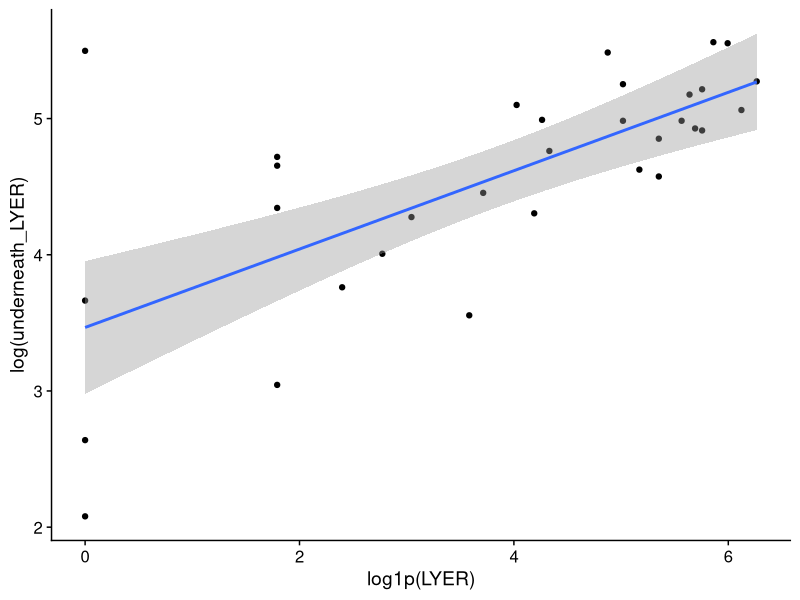
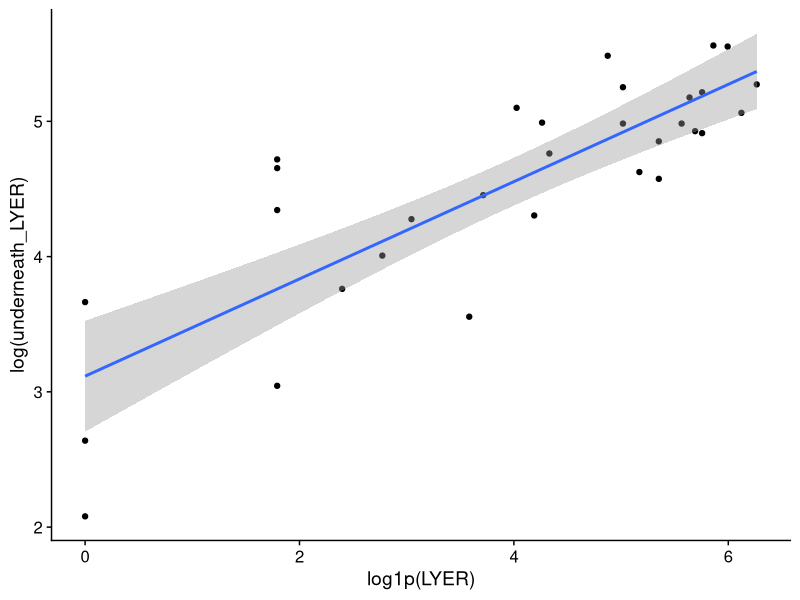
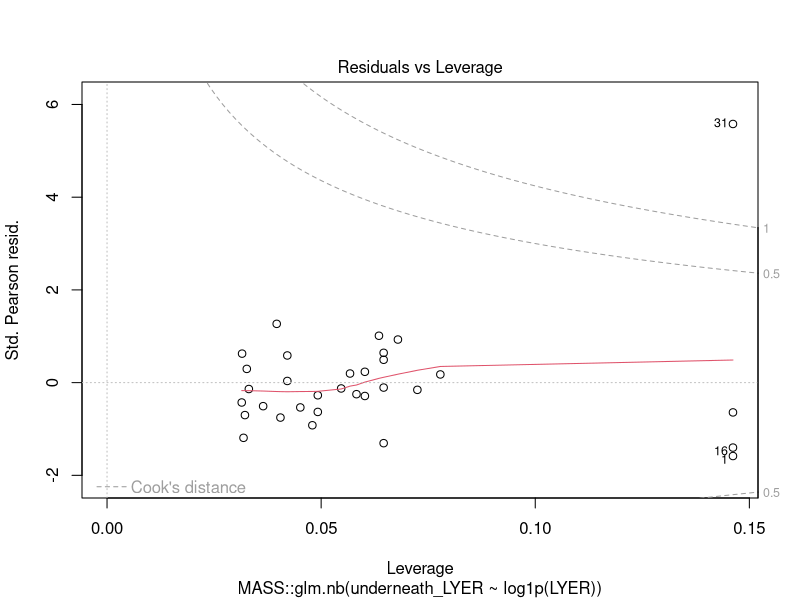
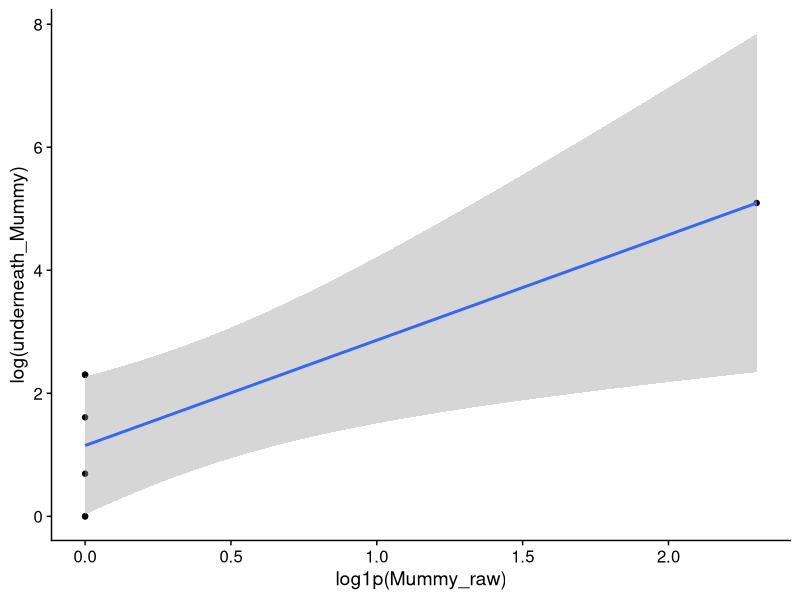
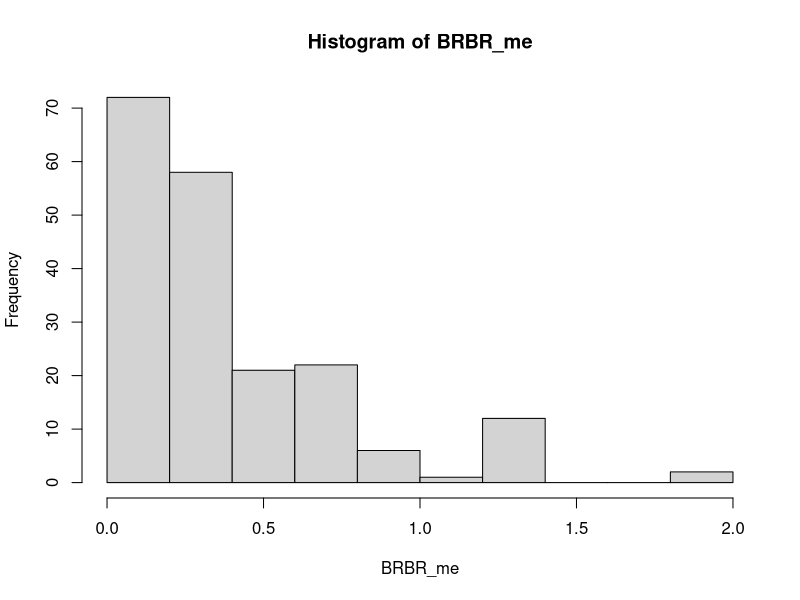
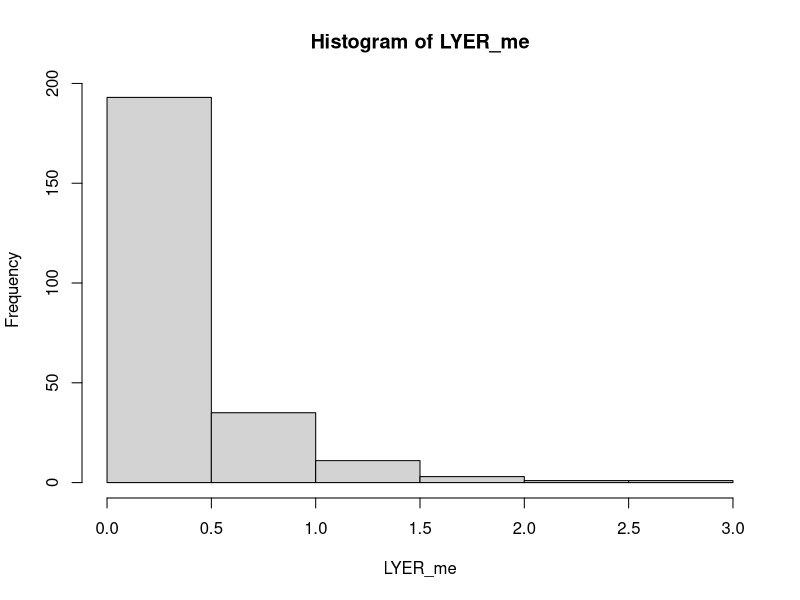
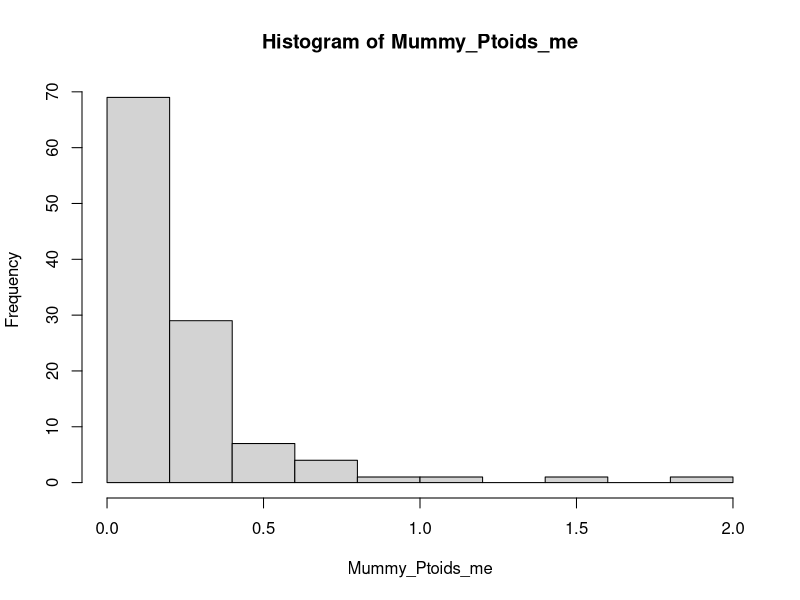

Here is the R script that generated these plots, in order:
## ---- chunk 1
# set knitr options
knitr::opts_chunk$set(autodep = TRUE, message = FALSE)

# load required libraries
library(MASS) # must be before dplyr
library(tidyverse)
library(cowplot)
library(knitr)

# set ggplot  theme
theme_set(theme_cowplot())
## ---- chunk 2
original_df <- read_csv("data/InsectAbundanceSurvival.csv")
## ---- chunk 3
# only retain cages where LYER or Parasitoids survived
# no surviving BRBR, so we can't estimate this
LYER_df_17 <- filter(original_df, Week == "17") %>% filter(LYER_Survival == 1) %>% dplyr::select(Cage, LYER)
Mummy_df_17 <- filter(original_df, Week == "17") %>% filter(Mummy_Ptoids_Survival == 1) %>% dplyr::select(Cage, Mummy_raw)

# underneath leaf counts, only available for last week of experiment
underneath_df <- read_csv("data/insect_abundance_data_2018-09-26_underneathleaf.csv") # counted to individual resolution

# merge with original data
LYER_df_17 <- left_join(LYER_df_17, dplyr::select(underneath_df, Cage, underneath_LYER = LYER))
Mummy_df_17 <- left_join(Mummy_df_17, dplyr::select(underneath_df, Cage, underneath_Mummy = Mummy))
## ---- chunk 4
## exploratory plots ----

# all data
x11(); ggplot(LYER_df_17, aes(x = log1p(LYER), y = log(underneath_LYER))) +
  geom_point() + geom_smooth(method = "lm") 

# remove outlier
x11(); ggplot(LYER_df_17[-31,], aes(x = log1p(LYER), y = log(underneath_LYER))) +
  geom_point() + geom_smooth(method = "lm")

## GLM ----

# I dropped the outlier because I truly think it was an unusual data point and would bias our other estimates.
plot(MASS::glm.nb(underneath_LYER ~ log1p(LYER), LYER_df_17), which = 5)
summary(glm(underneath_LYER ~ log1p(LYER), LYER_df_17[-31,], family = poisson)) # residual deviance suggests a lot of overdispersion, so I'm going to use a negative binomial model
LYER_underneath_glm.nb <- MASS::glm.nb(underneath_LYER ~ log1p(LYER), LYER_df_17[-31,]) 
summary(LYER_underneath_glm.nb)

LYER_correction_glm.nb <- function(x) round(predict(LYER_underneath_glm.nb, newdata = data.frame(LYER = x), type = "response"), 0)
# will add between 30 and 286 individual LYER to LYER_t
LYER_correction_glm.nb(c(0,max(original_df$LYER, na.rm = T)))
## ---- chunk 5
## exploratory plot ----
x11(); ggplot(Mummy_df_17, aes(x = log1p(Mummy_raw), y = log(underneath_Mummy))) +
  geom_point() + geom_smooth(method = "lm")
# the predicted increase is based on 1 data point
summary(Mummy_outlier_glm.nb <- MASS::glm.nb(underneath_Mummy ~ log1p(Mummy_raw), Mummy_df_17))
# hmmm, this model predicts that there could be as many as 43,291 mummies underneath the leaves, which is insane
round(predict(Mummy_outlier_glm.nb, newdata = data.frame(Mummy_raw = c(0, max(original_df$Mummy_raw, na.rm = T))), type = "response"),0)
# I think the baseline value, for which we have 5 data points is reasonable
# but for the increase, I'm going to use the slope of LYER, which seems reasonable given that this was the primary
# consumer-resource relationship and LYER was often found underneath the leaves compared to BRBR

summary(Mummy_underneath_glm.nb <- MASS::glm.nb(underneath_Mummy ~ 1, filter(Mummy_df_17, Mummy_raw == 0)))
round(exp(coef(Mummy_underneath_glm.nb)["(Intercept)"]),0) # predicts 5 underneath leaves if there was a zero above rosette count

Mummy_correction_glm.nb <- function(x) round(exp(coef(Mummy_underneath_glm.nb)["(Intercept)"] + coef(LYER_underneath_glm.nb)["log1p(LYER)"]*log1p(x)),0)
Mummy_correction_glm.nb(c(0,max(original_df$Mummy_raw, na.rm = T))) # now that's more reasonable
## ---- chunk 6
# identify cage-week combinations with repeated measurements
rep_df <- original_df %>% 
  distinct(Cage, Week, Counter) %>%
  group_by(Cage, Week) %>%
  summarise(n = n()) %>%
  filter(n > 1)
## ---- chunk 7
# make BRBR measurement error (me) df
BRBR_me_df <- left_join(rep_df, dplyr::select(original_df, Cage, Week, Counter, BRBR, BRBR_Survival)) %>% 
  drop_na() %>% 
  filter(BRBR_Survival == 1) %>%
  spread(key = Counter, value = BRBR) %>%
  mutate(log1p_DTV = log1p(DTV),
         log1p_MAB = log1p(MAB)) %>%
  ungroup()
BRBR_me <- apply(select(BRBR_me_df, log1p_DTV, log1p_MAB), MARGIN = 1, FUN = sd)
hist(BRBR_me)
median(BRBR_me, na.rm = T)
## ---- chunk 8
# make LYER measurement error (me) df
LYER_me_df <- left_join(rep_df, dplyr::select(original_df, Cage, Week, Counter, LYER, LYER_Survival)) %>% 
  drop_na() %>% 
  filter(LYER_Survival == 1) %>%
  spread(key = Counter, value = LYER) %>%
  mutate(log1p_DTV = log1p(DTV),
         log1p_MAB = log1p(MAB),
         abs.diff_log1p = log1p_DTV - log1p_MAB,
         mean.diff_log1p = log1p_DTV - (log1p_DTV+log1p_MAB)/2) %>%
  ungroup()
LYER_me <- apply(select(LYER_me_df, log1p_DTV, log1p_MAB), MARGIN = 1, FUN = sd)
hist(LYER_me)
median(LYER_me, na.rm = T)
## ---- chunk 9
# make Mummy_Ptoids measurement error (me) df
Mummy_Ptoids_me_df <- left_join(rep_df, dplyr::select(original_df, Cage, Week, Counter, Mummy_Ptoids, Mummy_Ptoids_Survival)) %>% 
  drop_na() %>% 
  filter(Mummy_Ptoids_Survival == 1) %>%
  spread(key = Counter, value = Mummy_Ptoids) %>%
  mutate(log1p_DTV = log1p(DTV),
         log1p_MAB = log1p(MAB)) %>%
  ungroup()
Mummy_Ptoids_me <- apply(select(Mummy_Ptoids_me_df, log1p_DTV, log1p_MAB), MARGIN = 1, FUN = sd)
hist(Mummy_Ptoids_me)
median(Mummy_Ptoids_me, na.rm = T)
## ---- chunk 10
# useful function
mean_integer <- function(x) as.integer(mean(x, na.rm=T)) # remove NA, otherwise, the count will be set to zero if only 1 counter counted.
## ---- chunk 11
# make timeseries dataset
timeseries_df <- original_df %>%
  select(Cage, Week, temp = Temperature, rich = Richness, com = Composition, Col, gsm1, AOP2, AOP2.gsoh, BRBR_Survival, LYER_Survival, Mummy_Ptoids_Survival, BRBR_t = BRBR, LYER_t = LYER, Ptoid_t = Mummy_Ptoids, Mummy_t_raw = Mummy_raw) %>%
  # applying adjustments before averaging across counters
  mutate(LYER_t_adj = ifelse(LYER_Survival == 0 | is.na(LYER_Survival) == T, 1,   # replace extinction zeros with value of 1
                             ifelse(LYER_Survival == 1, LYER_t + LYER_correction_glm.nb(LYER_t), LYER_t)), # add adjusted values
         # Ptoid should always be zero for Week 1 and 2, as they were added after sampling aphids in week 2. But we set them to 1 for extrapolating predictions
         Ptoid_t_adj = ifelse(Mummy_Ptoids_Survival == 0 | is.na(Mummy_Ptoids_Survival) == T, 1,   # replace extinction zeros with value of 1
                              ifelse(Mummy_Ptoids_Survival == 1, Ptoid_t + Mummy_correction_glm.nb(Mummy_t_raw), Ptoid_t))) %>% # add adjusted values
  # apply adjustments for log-log analysis, using minimum count resolutions
  # note that we NEVER used extinct species in fitting the multivariate model, only for extrapolating predictions from multivariate model to extant species
  mutate(BRBR_t = ifelse(BRBR_Survival == 0 | is.na(BRBR_Survival) == T, 1,  # replace extinction zeros with value of 1
                         ifelse(BRBR_t == 0 & BRBR_Survival == 1 & Week < 2, 1,   # replaced undetected zeros before week 2 with value of 1
                                ifelse(BRBR_t == 0 & BRBR_Survival == 1 & Week > 1, 5, BRBR_t))), # replace undetected zeros with value of 5
         LYER_t = ifelse(LYER_Survival == 0 | is.na(LYER_Survival) == T, 1,   # replace extinction zeros with value of 1
                         ifelse(LYER_t == 0 & LYER_Survival == 1 & Week < 2, 1,     # replaced undetected zeros before week 2 with value of 1
                                ifelse(LYER_t == 0 & LYER_Survival == 1 & Week > 1, 5, LYER_t))), # replaced undetected zeros after week 1 with value of 5
         Ptoid_t = ifelse(Mummy_Ptoids_Survival == 0 | is.na(Mummy_Ptoids_Survival) == T, 1,   # replace extinction zeros with value of 1
                          ifelse(Ptoid_t == 0 & Mummy_Ptoids_Survival == 1, 1, Ptoid_t))) %>%     # replaced undetected zeros with value of 1
  group_by(Cage, Week, temp, rich, com, Col, gsm1, AOP2, AOP2.gsoh) %>%
  # average across counters
  summarise_all(~ mean_integer(.)) %>% # funs(mean_integer)
  ungroup()

# initial additions of aphids (4 individuals)
init_timeseries_df <- timeseries_df %>%
  distinct(Cage, temp, rich, com, Col, gsm1, AOP2, AOP2.gsoh) %>%
  # set Ptoid values to 1 for extrapolating predictions
  mutate(Week = 0, BRBR_Survival = 1, LYER_Survival = 1, Mummy_Ptoids_Survival = NA, 
         BRBR_t = 4, LYER_t = 4, Ptoid_t = 1, Mummy_t_raw = NA, # set Mummy_t to be consistent with its raw classification in the data
         LYER_t_adj = 4, Ptoid_t_adj = 1)
init_timeseries_df 

# create lagged (t-1) and leading variable at time t+1
timeseries_df <- bind_rows(init_timeseries_df, timeseries_df) %>%
  arrange(Cage, Week) %>%
  group_by(Cage) %>%
  # leading
  mutate(BRBR_Survival_t1 = lead(BRBR_Survival, n = 1, order_by = Week),
         BRBR_t1 = lead(BRBR_t, n = 1, order_by = Week),
         LYER_Survival_t1 = lead(LYER_Survival, n = 1, order_by = Week),
         LYER_t1 = lead(LYER_t, n = 1, order_by = Week),
         LYER_t1_adj = lead(LYER_t_adj, n = 1, order_by = Week),
         Mummy_Ptoids_Survival_t1 = lead(Mummy_Ptoids_Survival, n = 1, order_by = Week),
         Ptoid_t1 = lead(Ptoid_t, n = 1, order_by = Week),
         Ptoid_t1_adj = lead(Ptoid_t_adj, n = 1, order_by = Week)) %>%
  # lagged. set default = 1 to include in extrapolations for log analysis
  mutate(BRBR_t0 = lag(BRBR_t, n = 1, order_by = Week, default = 1),
         LYER_t0 = lag(LYER_t, n = 1, order_by = Week, default = 1),
         #LYER_t0_adj = lag(LYER_t_adj, n = 1, order_by = Week),
         Ptoid_t0 = lag(Ptoid_t, n = 1, order_by = Week, default = 1))#,
         #Ptoid_t0_adj = lag(Ptoid_t_adj, n = 1, order_by = Week))

# add two parasitoid females to experiment after counts on week 2 and 3
timeseries_df$Ptoid_t[which(timeseries_df$Week == 2)] <- 2
timeseries_df$Ptoid_t[which(timeseries_df$Week == 3)] <- timeseries_df$Ptoid_t[which(timeseries_df$Week == 3)] + 2
# repeat for adjusted
timeseries_df$Ptoid_t_adj[which(timeseries_df$Week == 2)] <- 2
timeseries_df$Ptoid_t_adj[which(timeseries_df$Week == 3)] <- timeseries_df$Ptoid_t_adj[which(timeseries_df$Week == 3)] + 2
# and for lagged values
timeseries_df$Ptoid_t0[which(timeseries_df$Week == 2)] <- 1 # actual zero, but setting to 1 for log() analysis later.
timeseries_df$Ptoid_t0[which(timeseries_df$Week == 3)] <- 2 # 2 parasitoids added in previous week
timeseries_df$Ptoid_t0[which(timeseries_df$Week == 4)] <- timeseries_df$Ptoid_t0[which(timeseries_df$Week == 4)] + 2 # adding 2 parasitoids to count from previous week (often zero)
# and for lagged adjusted values
#timeseries_df$Ptoid_t0_adj[which(timeseries_df$Week == 2)] <- 0 # maintaing at zero, because it is, will adjust by adding 1 for log() analysis later
#timeseries_df$Ptoid_t0_adj[which(timeseries_df$Week == 3)] <- 2 # 2 parasitoids added in previous week
#timeseries_df$Ptoid_t0_adj[which(timeseries_df$Week == 4)] <- timeseries_df$Ptoid_t0_adj[which(timeseries_df$Week == 4)] + 2 # adding 2 parasitoids to count from previous week (often zero)
# before we were ignoring the initial increase of parasitoids from week 2 to week 3, since they are at zeros in the dataset, although I added 2 individuals after week 2 and 3 counts. I added the lines above to incorporate this info
# note that Ptoid_t1 will not exactly match Ptoid_t, but that is intentional since those data are derived from counts

# adjust Mummy_Ptoid_Survival so it doesn't start at Week 3, but Week 2
timeseries_df$Mummy_Ptoids_Survival[which(timeseries_df$Week == 2)] <- 1

# all NA for prediction next week at week 17, which makes sense because that's when the experiment ended so we are going to remove this week
filter(timeseries_df, Week == 17) %>%
  select(BRBR_t1, LYER_t1, LYER_t1_adj, Ptoid_t1, Ptoid_t1_adj) %>%
  data.frame()
timeseries_df <- filter(timeseries_df, Week != 17)

# 17 weeks of data still because we include initial Week = 0
dim(timeseries_df)[1] / length(unique(timeseries_df$Cage)) 

# add new predictors
timeseries_df <- timeseries_df %>%
  mutate(temp = ifelse(temp == "20 C", 0, 3), # now on scale of 1 deg C
         aop2_vs_AOP2 = Col + gsm1 - AOP2 - AOP2.gsoh,
         aop2_genotypes = Col + gsm1,
         AOP2_genotypes = AOP2 + AOP2.gsoh) 
## ---- chunk 12
# load and manage plant biomass time-series data
tmp.biomass <- read_csv("data/ExperimentPlantBiomass.csv") %>%
  select(Cage, Week, No_Plants, Biomass_g) # No_Plants not necessary because we're using Biomass_g as a covariate rather than a response
  # note that there is no biomass data on first week, because plants were left in for 2 weeks
  # we are going to interpolate this biomass based on the plants growth at
  # week 2 of the experiment

# get biomass at t+1
get_biomass_t1 <- tmp.biomass %>%
  mutate(Week = Week - 1) %>%
  select(Cage, Week, Biomass_g_t1 = Biomass_g)

# merge biomass at time t and t+1
merge.biomass.df <- left_join(get_biomass_t1, tmp.biomass) %>%
  # assuming a linear relationship in plant growth between weeks, since
  # they had not hit the saturation point on their growth curve
  mutate(Biomass_g = ifelse(Week == 1, Biomass_g_t1 - Biomass_g_t1/6, Biomass_g),
         No_Plants = ifelse(Week == 1, 8, No_Plants)) %>%
  arrange(Cage, Week)

# infer biomass data at week 0
biomass.0.df <- merge.biomass.df %>%
  mutate(Week = Week - 1) %>%
  select(Cage, Week, Biomass_g_t1 = Biomass_g) %>%
  filter(Week == 0) %>%
  mutate(Biomass_g = Biomass_g_t1 - Biomass_g_t1/5,
         No_Plants = 8)

# merge week 0 and rest of biomass data
biomass.df <- bind_rows(filter(merge.biomass.df, Week > 0), biomass.0.df) %>%
  arrange(Cage, Week)
## ---- chunk 13
timeseries_df <- left_join(timeseries_df, biomass.df) %>% # add plant biomass to timeseries data
  # turned logged predictors into named variables for measurement error model
  mutate(logBRBR_t0 = log(BRBR_t0),
         logBRBR_t = log(BRBR_t),
         logLYER_t0 = log(LYER_t0),
         logLYER_t = log(LYER_t),
         logLYER_t_adj = log(LYER_t_adj),
         logPtoid_t0 = log(Ptoid_t0),
         logPtoid_t = log(Ptoid_t),
         logPtoid_t_adj = log(Ptoid_t_adj)) %>%
  # add measurement error. if alive, used median observed measurement error, if not, set to small value (0.01) to allow measurement error model to extrapolate
  mutate(se_logBRBRt = ifelse(BRBR_Survival == 0 | is.na(BRBR_Survival) == T, 0.01,
                              ifelse(BRBR_Survival == 1, median(BRBR_me, na.rm = T), NA)),
         se_logLYERt = ifelse(LYER_Survival == 0 | is.na(LYER_Survival) == T, 0.01,
                              ifelse(LYER_Survival == 1, median(LYER_me, na.rm = T), NA)),
         se_logPtoidt = ifelse(Mummy_Ptoids_Survival == 0 | is.na(Mummy_Ptoids_Survival) == T, 0.01,
                               ifelse(Mummy_Ptoids_Survival == 1, median(Mummy_Ptoids_me, na.rm = T), NA)))
## ---- chunk 14
# filter first two weeks of experiment
aphids_only_df <- filter(timeseries_df, Week %in% c(0,1))
## ---- chunk 15
# filter data where all species survived to time t
full_df <- filter(timeseries_df, BRBR_Survival == 1, LYER_Survival == 1, Mummy_Ptoids_Survival == 1) 

# tabulate variation in timeseries length for each cage
with(full_df, table(Week, Cage))
## ---- chunk 16
# filter data where BRBR is absent, but LYER and Ptoid survived to time t
LP_df <- filter(timeseries_df, BRBR_Survival == 0 | is.na(BRBR_Survival) == TRUE, LYER_Survival == 1, Mummy_Ptoids_Survival == 1) 

# tabulate variation in timeseries length for each cage
with(LP_df, table(Week, Cage))
## ---- chunk 17
# filter data so only LYER persists
L_df <- filter(timeseries_df, BRBR_Survival == 0 | is.na(BRBR_Survival) == TRUE, LYER_Survival == 1, Mummy_Ptoids_Survival == 0 | is.na(Mummy_Ptoids_Survival) == TRUE) 

# tabulate variation in timeseries length for each cage
with(L_df, table(Week, Cage))
## ---- chunk 18
# filter data where only ptoid was transiently present in absence of other species
P_df <- filter(timeseries_df, BRBR_Survival == 0 | is.na(BRBR_Survival) == TRUE, LYER_Survival == 0 | is.na(LYER_Survival) == TRUE, Mummy_Ptoids_Survival == 1) 

# tabulate variation in timeseries length for each cage
with(P_df, table(Week, Cage))
## ---- chunk 19
# all looks good, no NA or zero values
summary(select(timeseries_df, BRBR_t0, BRBR_t, BRBR_t1)) 
summary(select(timeseries_df, LYER_t0, LYER_t, LYER_t1, LYER_t_adj, LYER_t1_adj)) 
summary(select(timeseries_df, Ptoid_t0, Ptoid_t, Ptoid_t1, Ptoid_t_adj, Ptoid_t1_adj))
## ---- chunk 20
# saved on June 9, 2021
# save(aphids_only_df, full_df, LP_df, L_df, P_df, file = "output/time-series-data.RData")
